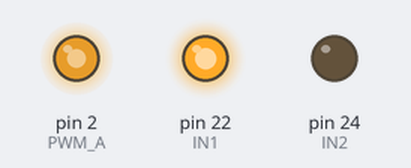
Bench run of a sketch on a simulated Arduino Mega 2560, built with avr-gcc and run on an emulated ATmega2560. Shown: output pins drawn as LEDs (lit = HIGH).

Above: at 0.05 s.
At 6.0 s:
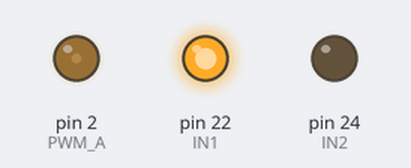
Timing chart, 0 to 6.9 s (numbered marks = the images above):
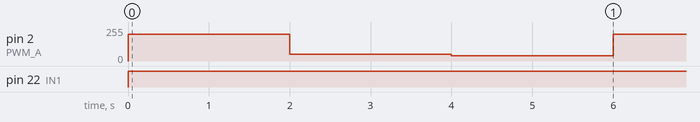

Measured:
- by itself, pin 2 (PWM_A): repeats every 6.0 s: 50/255 2.0 s, 40/255 2.0 s, 200/255 2.0 s
- by itself, pin 22 (IN1): LOW → HIGH at 0.00 s

The sketch:

Controle_Velocidade.ino
```cpp
 int IN1 = 22;
 int IN2 = 24;
 int PWM_A = 2;


void setup() {
  pinMode (IN1, OUTPUT);
  pinMode (IN2, OUTPUT);
  pinMode (PWM_A, OUTPUT);
}

void loop() {

  digitalWrite (IN1, HIGH);
  digitalWrite (IN2, LOW);
  analogWrite (PWM_A, 200);
  delay(2000);

  analogWrite (PWM_A, 50);
  delay(2000);

  analogWrite (PWM_A, 40);
  delay(2000);

}
```
